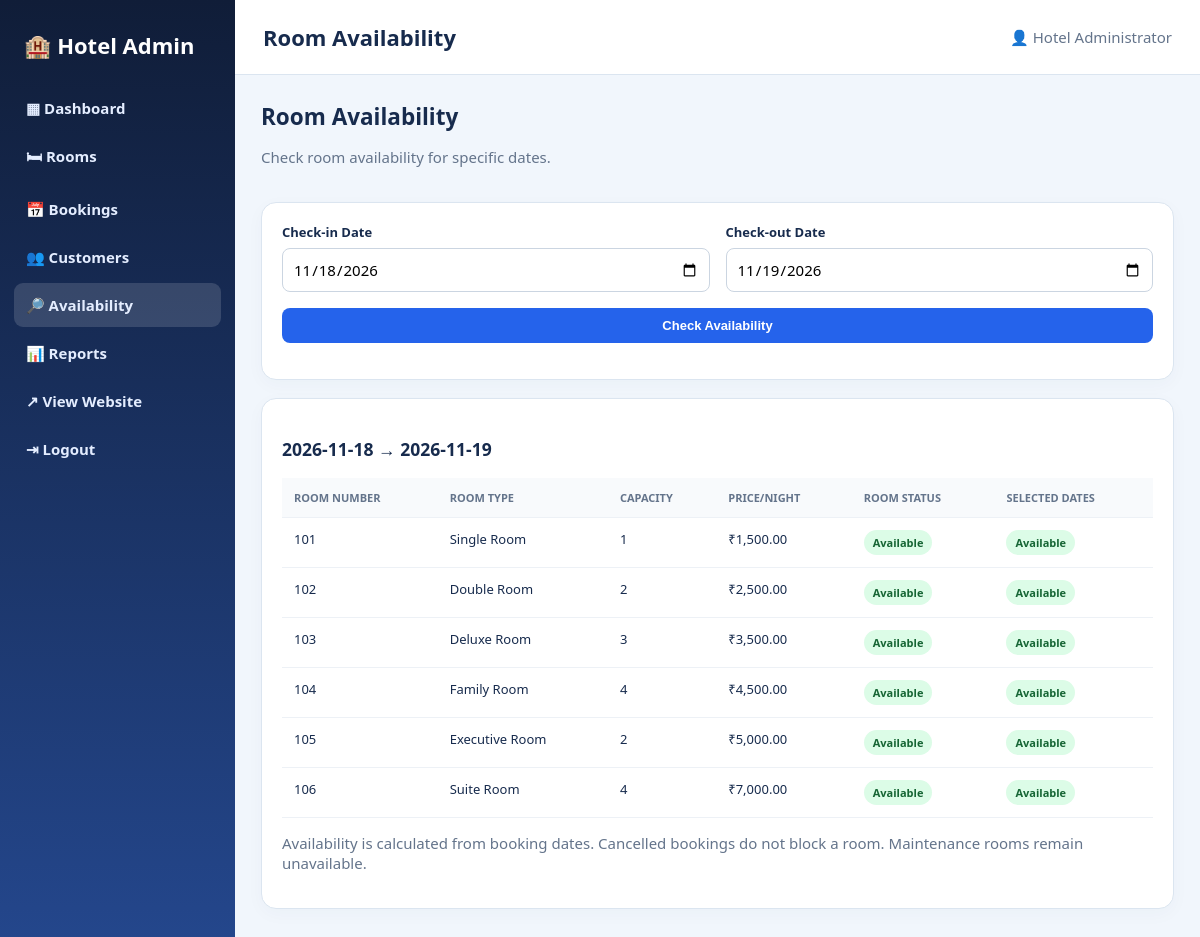
The app's page /admin/availability.php (signed in) with its own data.
### tables this page shows
CREATE TABLE IF NOT EXISTS rooms (
    id INT AUTO_INCREMENT PRIMARY KEY,
    room_no VARCHAR(20) NOT NULL UNIQUE,
    room_type VARCHAR(100) NOT NULL,
    description TEXT,
    capacity INT NOT NULL,
    price DECIMAL(10,2) NOT NULL,
    status ENUM('Available', 'Unavailable', 'Booked', 'Maintenance') DEFAULT 'Available',
    image VARCHAR(255),
    destination VARCHAR(100) DEFAULT 'Ahmedabad',
    created_at TIMESTAMP DEFAULT CURRENT_TIMESTAMP
);

### admin/includes/auth.php (called while the page is built, shortened)
<?php
function e($value) {
    return htmlspecialchars(
        (string)($value ?? ""),
        ENT_QUOTES,
        "UTF-8"
    );
}
?>

### admin/availability.php (the view, shortened to what this page needs)
<?php
require_once __DIR__ . "/includes/auth.php";
$checkIn = $_GET["check_in"] ?? date("Y-m-d");
$checkOut = $_GET["check_out"] ?? date("Y-m-d", strtotime("+1 day"));
$error = "";
$rooms = null;
$isValidDate = function ($date) {
    $d = DateTime::createFromFormat("!Y-m-d", $date);
    return $d && $d->format("Y-m-d") === $date;
};
if (
    !$isValidDate($checkIn) ||
    !$isValidDate($checkOut) ||
    $checkOut <= $checkIn
) {
    $error = "Please select valid dates. Check-out must be after check-in.";
} else {
    $stmt = $conn->prepare(
        "SELECT r.*,
            CASE
                WHEN r.status='Maintenance' THEN 'Maintenance'
                WHEN EXISTS (
                    SELECT 1
                    FROM bookings b
                    WHERE b.room_id=r.id
                      AND LOWER(b.status)<>'cancelled'
                      AND b.check_in < ?
                      AND b.check_out > ?
                ) THEN 'Booked'
                ELSE 'Available'
            END AS date_status
         FROM rooms r
         ORDER BY r.room_no"
    );
    $stmt->bind_param("ss", $checkOut, $checkIn);
    $stmt->execute();
    $rooms = $stmt->get_result();
}
include __DIR__ . "/includes/header.php";
?>
<div class="heading">
    <div>
        <h2>Room Availability</h2>
        <p class="muted">Check room availability for specific dates.</p>
    </div>
</div>
<div class="panel">
    <form method="get" class="formgrid">
        <div class="field">
            <label>Check-in Date</label>
            <input type="date" name="check_in" value="<?= e($checkIn) ?>" required>
        </div>
        <div class="field">
            <label>Check-out Date</label>
            <input type="date" name="check_out" value="<?= e($checkOut) ?>" required>
        </div>
        <div class="field full">
            <button class="btn" type="submit">Check Availability</button>
        </div>
    </form>
</div>
<?php if ($error): ?>
    <div class="alert error"><?= e($error) ?></div>
<?php elseif ($rooms): ?>
<div class="panel">
    <h3><?= e($checkIn) ?> → <?= e($checkOut) ?></h3>
    <div class="tablewrap">
    <table>
        <tr>
            <th>Room Number</th>
            <th>Room Type</th>
            <th>Capacity</th>
            <th>Price/Night</th>
            <th>Room Status</th>
            <th>Selected Dates</th>
        </tr>
        <?php while ($r = $rooms->fetch_assoc()): ?>
        <tr>
            <td><?= e($r["room_no"]) ?></td>
            <td><?= e($r["room_type"]) ?></td>
            <td><?= e($r["capacity"]) ?></td>
            <td>₹<?= number_format((float)$r["price"], 2) ?></td>
            <td>
                <span class="badge <?= e(strtolower($r["status"])) ?>">
                    <?= e($r["status"]) ?>
                </span>
            </td>
            <td>
                <span class="badge <?= e(strtolower($r["date_status"])) ?>">
                    <?= e($r["date_status"]) ?>
                </span>
            </td>
        </tr>
        <?php endwhile; ?>
    </table>
    </div>
    <p class="muted">
        Availability is calculated from booking dates. Cancelled bookings
        do not block a room. Maintenance rooms remain unavailable.
    </p>
</div>
<?php endif; ?>
<?php include __DIR__ . "/includes/footer.php"; ?>

### admin/includes/header.php (style rules this page uses)
* { box-sizing:border-box }
body { margin:0;background:#f1f6fc;color:#172b4d;font:15px "Segoe UI",Arial,sans-serif }
.heading { display:flex;justify-content:space-between;align-items:center;gap:12px;flex-wrap:wrap;margin-bottom:20px }
.heading h2 { margin:0 }
.muted { color:#64748b }
.card,.panel,.form { background:white;border:1px solid #dbe5f0;border-radius:15px;padding:20px;box-shadow:0 5px 18px #15345a08;margin-bottom:18px }
.btn { display:inline-block;border:0;border-radius:8px;padding:10px 14px;background:#2563eb;color:white;font-weight:700;cursor:pointer;font-size:13px }
.toolbar input,.toolbar select,.field input,.field select,.field textarea,td select { padding:10px;border:1px solid #cbd5e1;border-radius:8px;background:#fff;font:inherit;max-width:100% }
.field { display:flex;flex-direction:column;gap:7px;margin-bottom:16px }
.field label { font-weight:700;font-size:13px }
.formgrid { display:grid;grid-template-columns:1fr 1fr;gap:0 16px }
.full { grid-column:1/-1 }
.tablewrap { overflow:auto }
table { border-collapse:collapse;width:100%;min-width:700px }
th,td { text-align:left;padding:12px;border-bottom:1px solid #edf1f6;font-size:13px;vertical-align:top }
th { background:#f8fafc;color:#64748b;text-transform:uppercase;font-size:11px }
.badge { display:inline-block;padding:5px 9px;border-radius:25px;background:#e2e8f0;font-size:11px;font-weight:800 }
.badge.available,.badge.confirmed,.badge.completed { background:#dcfce7;color:#166534 }

### records on screen
rooms: room_no "101", room_type "Single Room", capacity "1", price "1,500.00", status "Available", date_status "Available"
rooms: room_no "102", room_type "Double Room", capacity "2", price "2,500.00", status "Available", date_status "Available"
rooms: room_no "103", room_type "Deluxe Room", capacity "3", price "3,500.00", status "Available", date_status "Available"
rooms: room_no "104", room_type "Family Room", capacity "4", price "4,500.00", status "Available", date_status "Available"
rooms: room_no "105", room_type "Executive Room", capacity "2", price "5,000.00", status "Available", date_status "Available"
rooms: room_no "106", room_type "Suite Room", capacity "4", price "7,000.00", status "Available", date_status "Available"

### other values on screen
$pageTitle "Room Availability"
$_SESSION["admin_name"] "Hotel Administrator"
